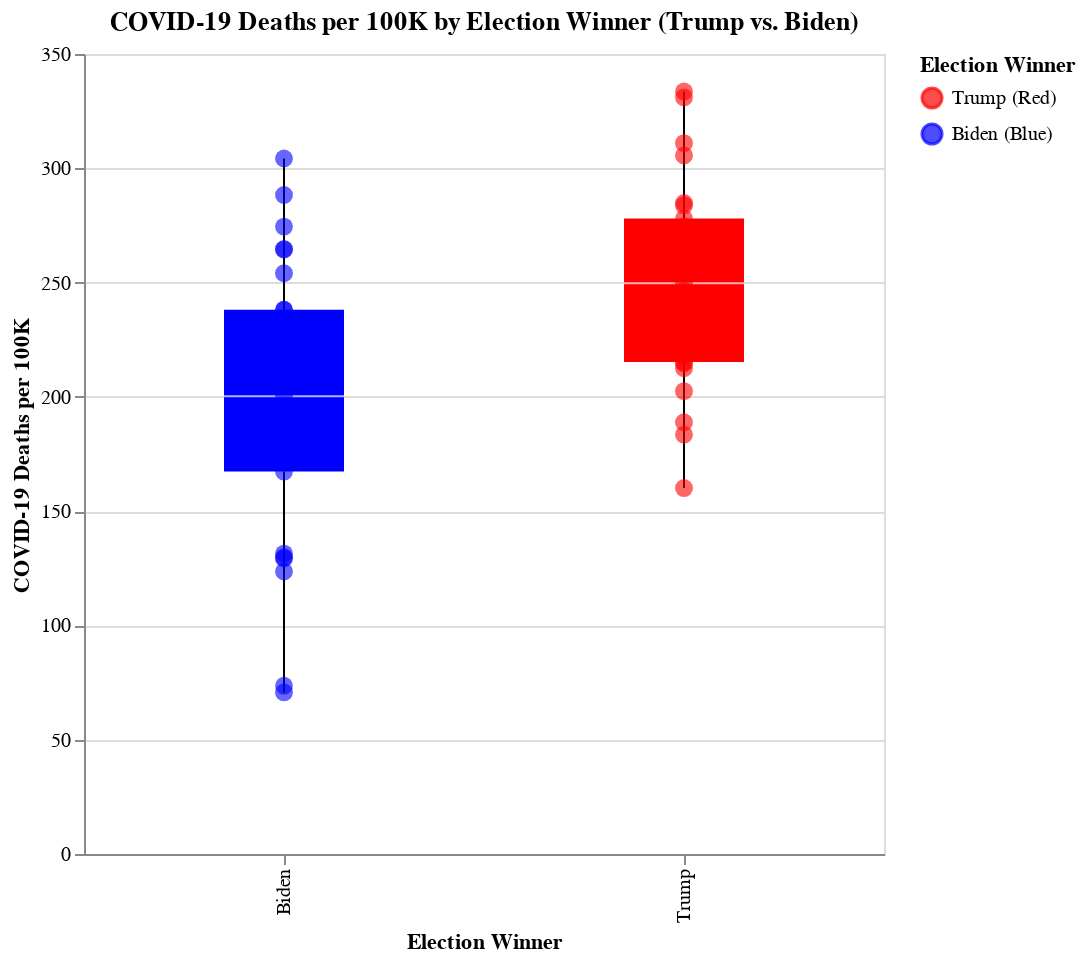

Notebook source saved alongside this figure:
### Code cell
covid_data3 = pd.read_csv('../Data/covid_deaths_per_100K.csv')

# Aggregate COVID deaths per 100K by state
covid_deaths_by_state = covid_data3.groupby('STATE')['RATE'].sum().reset_index()

# Merge with election data on state
merged_data = pd.merge(covid_deaths_by_state, election_data, left_on='STATE', right_on='state_abr')

# Keep necessary columns and rename for clarity
merged_data = merged_data[['state_abr', 'RATE', 'trump_win', 'biden_win']]
merged_data = merged_data.rename(columns={'state_abr': 'state', 'RATE': 'deaths_per_100K'})

# Create the boxplot
boxplot = alt.Chart(merged_data).mark_boxplot(size=60).encode(
    x=alt.X('trump_win:N', title='Election Winner', axis=alt.Axis(labels=True, labelExpr="datum.value == 1 ? 'Trump' : 'Biden'")),
    y=alt.Y('deaths_per_100K:Q', title='COVID-19 Deaths per 100K'),
    color=alt.Color('trump_win:N', scale=alt.Scale(domain=[1, 0], range=['red', 'blue']), title='Election Winner', legend=alt.Legend(
        title="Election Winner", labelExpr="datum.label == '1' ? 'Trump (Red)' : 'Biden (Blue)'"))
).properties(
    width=400,
    height=400
)

# Add individual points for each state with hover capabilities
points = alt.Chart(merged_data).mark_circle(size=80, opacity=0.6).encode(
    x=alt.X('trump_win:N'),
    y=alt.Y('deaths_per_100K:Q'),
    color=alt.Color('trump_win:N', scale=alt.Scale(domain=[1, 0], range=['red', 'blue'])),
    tooltip=['state:N', 'deaths_per_100K:Q']
)

final_chart2 = (boxplot + points).properties(
    title='COVID-19 Deaths per 100K by Election Winner (Trump vs. Biden)'
)

final_chart2

### Figure 1 — Vega-Lite specification as saved in the notebook (floating-point values rounded to 4 significant figures)
{"config": {"view": {"continuousWidth": 300, "continuousHeight": 300}}, "layer": [{"mark": {"type": "boxplot", "size": 60}, "encoding": {"color": {"field": "trump_win", "legend": {"labelExpr": "datum.label == '1' ? 'Trump (Red)' : 'Biden (Blue)'", "title": "Election Winner"}, "scale": {"domain": [1, 0], "range": ["red", "blue"]}, "title": "Election Winner", "type": "nominal"}, "x": {"axis": {"labelExpr": "datum.value == 1 ? 'Trump' : 'Biden'", "labels": true}, "field": "trump_win", "title": "Election Winner", "type": "nominal"}, "y": {"field": "deaths_per_100K", "title": "COVID-19 Deaths per 100K", "type": "quantitative"}}}, {"mark": {"type": "circle", "opacity": 0.6, "size": 80}, "encoding": {"color": {"field": "trump_win", "scale": {"domain": [1, 0], "range": ["red", "blue"]}, "type": "nominal"}, "tooltip": [{"field": "state", "type": "nominal"}, {"field": "deaths_per_100K", "type": "quantitative"}], "x": {"field": "trump_win", "type": "nominal"}, "y": {"field": "deaths_per_100K", "type": "quantitative"}}}], "data": {"name": "data-64bbb795c5393313d317be6904de7af6"}, "height": 400, "title": "COVID-19 Deaths per 100K by Election Winner (Trump vs. Biden)", "width": 400, "$schema": "https://vega.github.io/schema/vega-lite/v5.20.1.json", "datasets": {"data-64bbb795c5393313d317be6904de7af6": [{"state": "AK", "deaths_per_100K": 183.5, "trump_win": 1, "biden_win": 0}, {"state": "AL", "deaths_per_100K": 311.0, "trump_win": 1, "biden_win": 0}, {"state": "AR", "deaths_per_100K": 272.3, "trump_win": 1, "biden_win": 0}, {"state": "AZ", "deaths_per_100K": 274.5, "trump_win": 0, "biden_win": 1}, {"state": "CA", "deaths_per_100K": 206.4, "trump_win": 0, "biden_win": 1}, {"state": "CO", "deaths_per_100K": 188.6, "trump_win": 0, "biden_win": 1}, {"state": "CT", "deaths_per_100K": 209.8, "trump_win": 0, "biden_win": 1}, {"state": "DE", "deaths_per_100K": 200.3, "trump_win": 0, "biden_win": 1}, {"state": "FL", "deaths_per_100K": 202.5, "trump_win": 1, "biden_win": 0}, {"state": "GA", "deaths_per_100K": 264.7, "trump_win": 0, "biden_win": 1}, {"state": "HI", "deaths_per_100K": 73.6, "trump_win": 0, "biden_win": 1}, {"state": "IA", "deaths_per_100K": 214.6, "trump_win": 1, "biden_win": 0}, {"state": "ID", "deaths_per_100K": 212.5, "trump_win": 1, "biden_win": 0}, {"state": "IL", "deaths_per_100K": 218.1, "trump_win": 0, "biden_win": 1}, {"state": "IN", "deaths_per_100K": 264.9, "trump_win": 1, "biden_win": 0}, {"state": "KS", "deaths_per_100K": 249.7, "trump_win": 1, "biden_win": 0}, {"state": "KY", "deaths_per_100K": 283.8, "trump_win": 1, "biden_win": 0}, {"state": "LA", "deaths_per_100K": 278.0, "trump_win": 1, "biden_win": 0}, {"state": "MA", "deaths_per_100K": 188.8, "trump_win": 0, "biden_win": 1}, {"state": "MD", "deaths_per_100K": 192.3, "trump_win": 0, "biden_win": 1}, {"state": "ME", "deaths_per_100K": 123.6, "trump_win": 0, "biden_win": 1}, {"state": "MI", "deaths_per_100K": 238.1, "trump_win": 0, "biden_win": 1}, {"state": "MN", "deaths_per_100K": 167.3, "trump_win": 0, "biden_win": 1}, {"state": "MO", "deaths_per_100K": 241.4, "trump_win": 1, "biden_win": 0}, {"state": "MS", "deaths_per_100K": 333.6, "trump_win": 1, "biden_win": 0}, {"state": "MT", "deaths_per_100K": 217.9, "trump_win": 1, "biden_win": 0}, {"state": "NC", "deaths_per_100K": 215.3, "trump_win": 1, "biden_win": 0}, {"state": "ND", "deaths_per_100K": 227.0, "trump_win": 1, "biden_win": 0}, {"state": "NE", "deaths_per_100K": 188.9, "trump_win": 1, "biden_win": 0}, {"state": "NH", "deaths_per_100K": 131.4, "trump_win": 0, "biden_win": 1}, {"state": "NJ", "deaths_per_100K": 254.1, "trump_win": 0, "biden_win": 1}, {"state": "NM", "deaths_per_100K": 304.3, "trump_win": 0, "biden_win": 1}, {"state": "NV", "deaths_per_100K": 288.3, "trump_win": 0, "biden_win": 1}, {"state": "NY", "deaths_per_100K": 264.4, "trump_win": 0, "biden_win": 1}, {"state": "OH", "deaths_per_100K": 270.2, "trump_win": 1, "biden_win": 0}, {"state": "OK", "deaths_per_100K": 331.0, "trump_win": 1, "biden_win": 0}, {"state": "OR", "deaths_per_100K": 129.3, "trump_win": 0, "biden_win": 1}, {"state": "PA", "deaths_per_100K": 238.1, "trump_win": 0, "biden_win": 1}, {"state": "RI", "deaths_per_100K": 205.7, "trump_win": 0, "biden_win": 1}, {"state": "SC", "deaths_per_100K": 267.9, "trump_win": 1, "biden_win": 0}, {"state": "SD", "deaths_per_100K": 237.6, "trump_win": 1, "biden_win": 0}, {"state": "TN", "deaths_per_100K": 284.8, "trump_win": 1, "biden_win": 0}, {"state": "TX", "deaths_per_100K": 305.6, "trump_win": 1, "biden_win": 0}, {"state": "UT", "deaths_per_100K": 160.1, "trump_win": 1, "biden_win": 0}, {"state": "VA", "deaths_per_100K": 189.2, "trump_win": 0, "biden_win": 1}, {"state": "VT", "deaths_per_100K": 70.7, "trump_win": 0, "biden_win": 1}, {"state": "WA", "deaths_per_100K": 129.8, "trump_win": 0, "biden_win": 1}, {"state": "WI", "deaths_per_100K": 178.0, "trump_win": 0, "biden_win": 1}, {"state": "WV", "deaths_per_100K": 274.5, "trump_win": 1, "biden_win": 0}, {"state": "WY", "deaths_per_100K": 246.5, "trump_win": 1, "biden_win": 0}]}}
